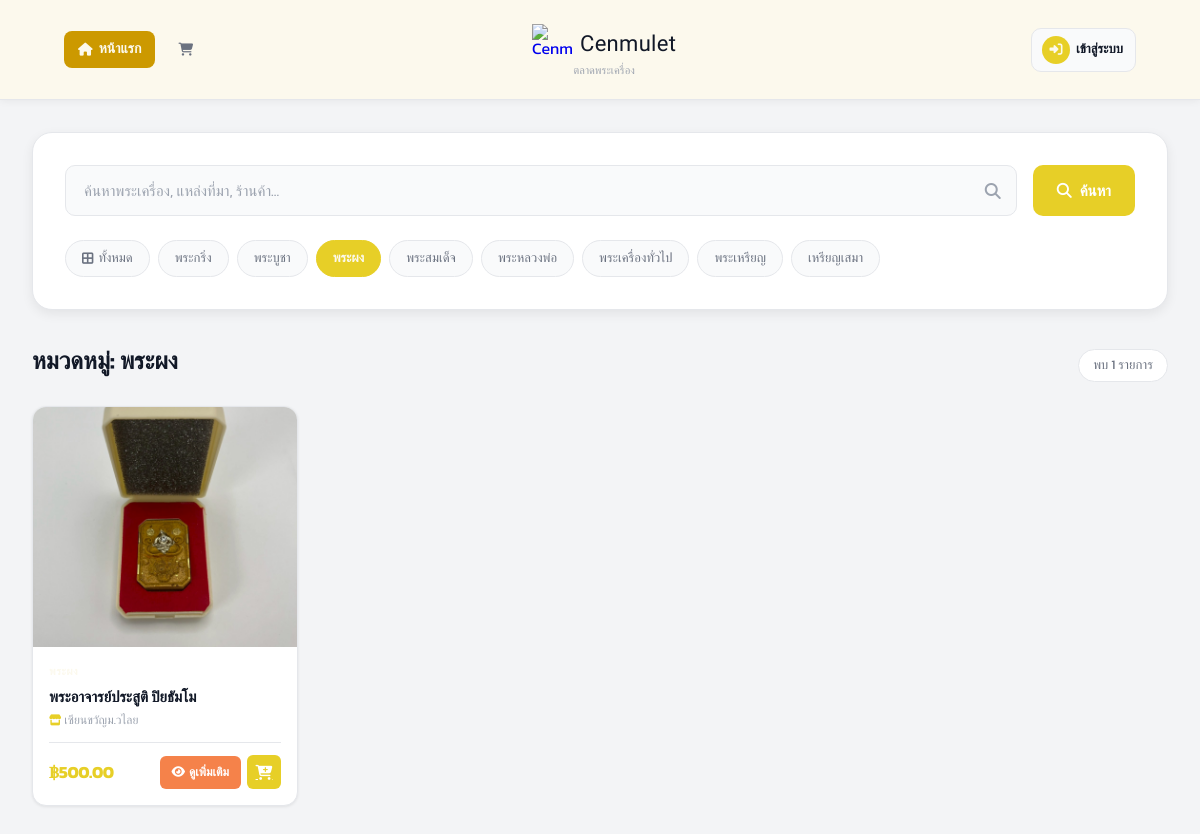
The page /?category=5 on the database as committed earlier.
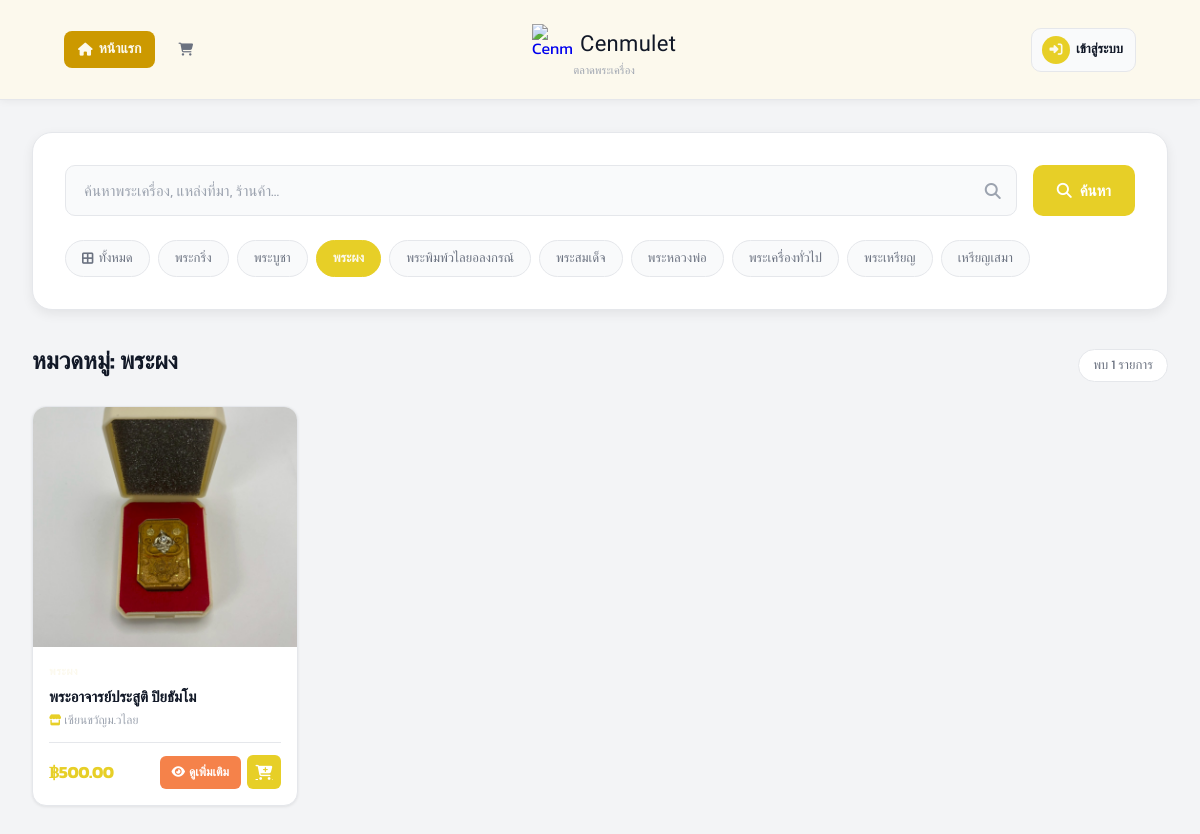
The same page on the database as committed later.
### tables this page shows
CREATE TABLE categories (
    id INTEGER PRIMARY KEY AUTOINCREMENT,
    category_name TEXT
, is_hidden INTEGER DEFAULT 0);

CREATE TABLE amulets (
    id INTEGER PRIMARY KEY AUTOINCREMENT,
    amulet_name TEXT,
    source TEXT,
    quantity INTEGER,
    price REAL,
    image TEXT,
    sellerId INTEGER,
    categoryId INTEGER, is_hidden INTEGER DEFAULT 0,
    FOREIGN KEY (sellerId) REFERENCES sellers(id),
    FOREIGN KEY (categoryId) REFERENCES categories(id)
);

CREATE TABLE sellers (
    id INTEGER PRIMARY KEY AUTOINCREMENT,
    fullname TEXT,
    store_name TEXT,
    username TEXT UNIQUE,
    password TEXT,
    address TEXT,
    img_store TEXT,
    tel TEXT,
    pay_contax TEXT,
    id_per TEXT,
    img_per TEXT,

    status TEXT DEFAULT 'pending',
    reject_reason TEXT,
    reviewed_at DATETIME
, pay_bank TEXT);

### index.php (called while the page is built)
<?php
require __DIR__ . '/views/user/home.php';

### views/user/home.php (the view, shortened to what the changed rows need)
<?php
require_once __DIR__ . "/../../config/db.php";
$is_logged_in = isset($_SESSION['user_id']) && $_SESSION['role'] === 'user';
try {
    $stmt = $db->query("SELECT id, category_name FROM categories WHERE is_hidden = 0 OR is_hidden IS NULL ORDER BY category_name");
    $categories = $stmt->fetchAll(PDO::FETCH_ASSOC);
} catch (PDOException $e) {
    $categories = [];
}
$search          = $_GET['search']   ?? '';
$category_filter = $_GET['category'] ?? '';
try {
    $sql = "
        SELECT a.id, a.amulet_name, a.image, a.price, a.source,
               c.category_name, s.store_name
        FROM amulets a
        LEFT JOIN categories c ON a.categoryId = c.id
        LEFT JOIN sellers   s ON a.sellerId   = s.id
        WHERE a.quantity > 0 AND (a.is_hidden = 0 OR a.is_hidden IS NULL)
    ";
    $params = [];
    if (!empty($category_filter)) {
        $sql .= " AND a.categoryId = :category";
        $params[':category'] = $category_filter;
    }
    $sql .= " ORDER BY a.id DESC";
    $stmt = $db->prepare($sql);
    $stmt->execute($params);
    $products = $stmt->fetchAll(PDO::FETCH_ASSOC);
} catch (PDOException $e) {
    error_log("Home products query error: " . $e->getMessage());
    $products = [];
}
?>
<!DOCTYPE html>
<html lang="th">
<head>
    <link rel="stylesheet" href="https://cdnjs.cloudflare.com/ajax/libs/font-awesome/6.5.1/css/all.min.css">
    <link rel="stylesheet" href="/public/css/style.css">
    <link rel="stylesheet" href="/public/css/home.css">
</head>
<body>
    <div class="container">
        <div class="search-filter-panel">
            <div class="category-chips">
                <a href="/views/user/home.php"
                   class="category-chip <?php echo empty($category_filter) ? 'active' : ''; ?>">
                    <i class="fa-solid fa-border-all"></i> ทั้งหมด
                </a>
                <?php foreach ($categories as $cat): ?>
                    <a href="?category=<?php echo $cat['id']; ?><?php echo !empty($search) ? '&search=' . urlencode($search) : ''; ?>"
                       class="category-chip <?php echo $category_filter == $cat['id'] ? 'active' : ''; ?>">
                        <?php echo htmlspecialchars($cat['category_name']); ?>
                    </a>
                <?php endforeach; ?>
            </div>
        </div>
        <div class="results-header">
            <h1>
                <?php
                if (!empty($search)) {
                    echo 'ผลการค้นหา: "' . htmlspecialchars($search) . '"';
                } elseif (!empty($category_filter)) {
                    $cat_name = '';
                    foreach ($categories as $cat) {
                        if ($cat['id'] == $category_filter) { $cat_name = $cat['category_name']; break; }
                    }
                    echo 'หมวดหมู่: ' . htmlspecialchars($cat_name);
                } else {
                    echo 'พระเครื่องทั้งหมด';
                }
                ?>
            </h1>
            <span class="result-count">พบ <?php echo count($products); ?> รายการ</span>
        </div>
        <?php if (count($products) > 0): ?>
            <div class="products-grid">
                <?php foreach ($products as $product): ?>
                    <div class="product-card">
                        <div class="product-image">
                            <?php if ($product['image']): ?>
                                <img src="/uploads/amulets/<?php echo htmlspecialchars($product['image']); ?>" alt="<?php echo htmlspecialchars($product['amulet_name']); ?>">
                            <?php else: ?>
                                <i class="fa-solid fa-image placeholder-icon"></i>
                            <?php endif; ?>
                        </div>
                        <div class="product-body">
                            <div class="product-cat">
                            </div>
                            <h3 class="product-name"><?php echo htmlspecialchars($product['amulet_name']); ?></h3>
                            <p class="product-source">
                                <i class="fa-solid fa-store" style="color:var(--primary);font-size:11px;"></i>
                                <?php echo htmlspecialchars($product['store_name'] ?? 'ร้านค้า'); ?>
                            </p>
                            <div class="product-footer">
                                <div class="product-price">฿<?php echo number_format($product['price'], 2); ?></div>
                                <div class="product-actions">
                                    <a href="/views/user/product_detail.php?id=<?php echo $product['id']; ?>" class="btn-detail">
                                        <i class="fa-solid fa-eye"></i> ดูเพิ่มเติม
                                    </a>
                                    <?php if ($is_logged_in): ?>
                                    <form action="/user/add_to_cart_process.php" method="POST" style="display:inline;">
                                        <input type="hidden" name="amulet_id" value="<?php echo $product['id']; ?>">
                                        <input type="hidden" name="quantity"   value="1">
                                        <button type="submit" class="btn-add-cart" title="เพิ่มลงตะกร้า">
                                            <i class="fa-solid fa-cart-plus"></i>
                                        </button>
                                    </form>
                                    <?php else: ?>
                                    <a href="/views/auth/login.php" class="btn-add-cart" title="ล็อกอินเพื่อเพิ่มลงตะกร้า">
                                        <i class="fa-solid fa-cart-plus"></i>
                                    </a>
                                    <?php endif; ?>
                                </div>
                            </div>
                        </div>
                    </div>
                <?php endforeach; ?>
            </div>
        <?php endif; ?>
    </div>
</body>
</html>

Rows that differ between the two databases and show on the page:
added categories: category_name "พระพิมพ์วไลยอลงกรณ์"
